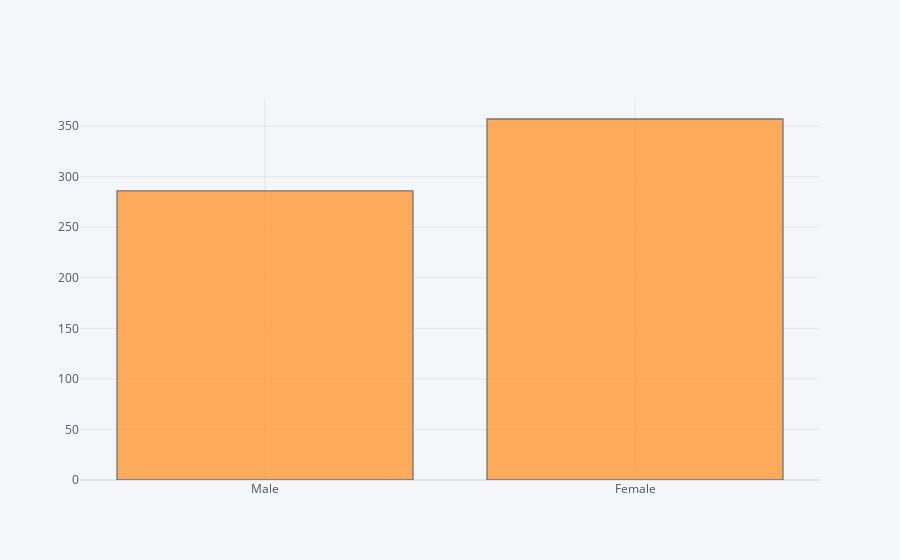

The cell this chart's notebook holds for it:
### Code cell
df_train[df_train['stroke']==1]['gender'].iplot(kind='hist')

### Figure 1 — Plotly figure (JSON) as saved in the notebook; plotly's stock layout.template omitted (floating-point values rounded to 4 significant figures; data arrays with more than 128 entries replaced by an {"elided": "..."} marker saying what was removed)
{"data": [{"histfunc": "count", "histnorm": "", "marker": {"color": "rgba(255, 153, 51, 1.0)", "line": {"color": "#4D5663", "width": 1.3}}, "name": "gender", "opacity": 0.8, "orientation": "v", "type": "histogram", "x": {"elided": "643 str values"}}], "layout": {"barmode": "overlay", "legend": {"bgcolor": "#F5F6F9", "font": {"color": "#4D5663"}}, "paper_bgcolor": "#F5F6F9", "plot_bgcolor": "#F5F6F9", "title": {"font": {"color": "#4D5663"}}, "xaxis": {"gridcolor": "#E1E5ED", "showgrid": true, "tickfont": {"color": "#4D5663"}, "title": {"font": {"color": "#4D5663"}, "text": ""}, "zerolinecolor": "#E1E5ED"}, "yaxis": {"gridcolor": "#E1E5ED", "showgrid": true, "tickfont": {"color": "#4D5663"}, "title": {"font": {"color": "#4D5663"}, "text": ""}, "zerolinecolor": "#E1E5ED"}}}
